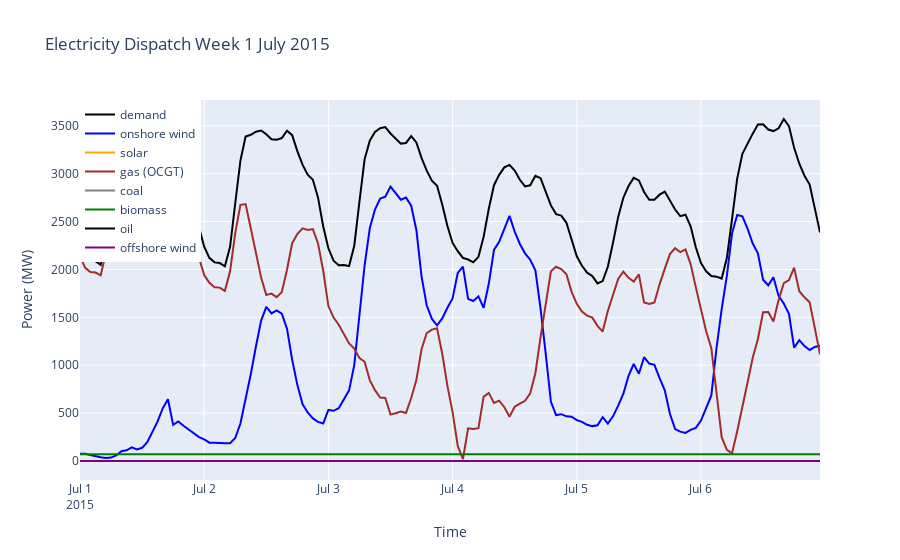

The notebook cell this image was saved under:
### Code cell
fig = go.Figure()

# Define the start and end of the first week of July
start_date = '2015-07-01'
end_date = '2015-07-07'

# Filter the snapshots for the first week of July
snapshots_july = network_CO2.snapshots[(network_CO2.snapshots >= start_date) & (network_CO2.snapshots < end_date)]

fig.add_trace(go.Scatter(x=snapshots_july, y=network_CO2.loads_t.p['load'][snapshots_july], mode='lines', name='demand', line=dict(color='black')))
fig.add_trace(go.Scatter(x=snapshots_july, y=network_CO2.generators_t.p['onshorewind'][snapshots_july], mode='lines', name='onshore wind', line=dict(color='blue')))
fig.add_trace(go.Scatter(x=snapshots_july, y=network_CO2.generators_t.p['solar'][snapshots_july], mode='lines', name='solar', line=dict(color='orange')))
fig.add_trace(go.Scatter(x=snapshots_july, y=network_CO2.generators_t.p['OCGT'][snapshots_july], mode='lines', name='gas (OCGT)', line=dict(color='brown')))
fig.add_trace(go.Scatter(x=snapshots_july, y=network_CO2.generators_t.p['Coal'][snapshots_july], mode='lines', name='coal', line=dict(color='grey')))
fig.add_trace(go.Scatter(x=snapshots_july, y=network_CO2.generators_t.p['Biomass'][snapshots_july], mode='lines', name='biomass', line=dict(color='green')))
fig.add_trace(go.Scatter(x=snapshots_july, y=network_CO2.generators_t.p['Oil'][snapshots_july], mode='lines', name='oil', line=dict(color='black')))
fig.add_trace(go.Scatter(x=snapshots_july, y=network_CO2.generators_t.p['offshorewind'][snapshots_july], mode='lines', name='offshore wind', line=dict(color='purple')))

fig.update_layout(title='Electricity Dispatch Week 1 July 2015',
                  xaxis_title='Time',
                  yaxis_title='Power (MW)',
                  legend=dict(x=0, y=1, traceorder='normal'))

fig.show()

### Figure 1 — Plotly figure (JSON) as saved in the notebook; plotly's stock layout.template omitted (floating-point values rounded to 4 significant figures; data arrays with more than 128 entries replaced by an {"elided": "..."} marker saying what was removed)
{"data": [{"line": {"color": "black"}, "mode": "lines", "name": "demand", "type": "scatter", "x": {"elided": "144 str values"}, "y": {"elided": "144 float values"}}, {"line": {"color": "blue"}, "mode": "lines", "name": "onshore wind", "type": "scatter", "x": {"elided": "144 str values"}, "y": {"elided": "144 float values"}}, {"line": {"color": "orange"}, "mode": "lines", "name": "solar", "type": "scatter", "x": {"elided": "144 str values"}, "y": {"elided": "144 float values"}}, {"line": {"color": "brown"}, "mode": "lines", "name": "gas (OCGT)", "type": "scatter", "x": {"elided": "144 str values"}, "y": {"elided": "144 float values"}}, {"line": {"color": "grey"}, "mode": "lines", "name": "coal", "type": "scatter", "x": {"elided": "144 str values"}, "y": {"elided": "144 float values"}}, {"line": {"color": "green"}, "mode": "lines", "name": "biomass", "type": "scatter", "x": {"elided": "144 str values"}, "y": {"elided": "144 float values"}}, {"line": {"color": "black"}, "mode": "lines", "name": "oil", "type": "scatter", "x": {"elided": "144 str values"}, "y": {"elided": "144 float values"}}, {"line": {"color": "purple"}, "mode": "lines", "name": "offshore wind", "type": "scatter", "x": {"elided": "144 str values"}, "y": {"elided": "144 float values"}}], "layout": {"legend": {"traceorder": "normal", "x": 0, "y": 1}, "title": {"text": "Electricity Dispatch Week 1 July 2015"}, "xaxis": {"title": {"text": "Time"}}, "yaxis": {"title": {"text": "Power (MW)"}}}}
